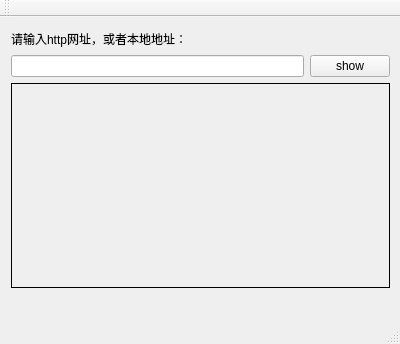
<?xml version="1.0" encoding="UTF-8"?>
<ui version="4.0">
 <class>MainWindow</class>
 <widget class="QMainWindow" name="MainWindow">
  <property name="geometry">
   <rect>
    <x>0</x>
    <y>0</y>
    <width>400</width>
    <height>344</height>
   </rect>
  </property>
  <property name="windowTitle">
   <string>MainWindow</string>
  </property>
  <widget class="QWidget" name="centralWidget">
   <widget class="QWidget" name="">
    <property name="geometry">
     <rect>
      <x>0</x>
      <y>1</y>
      <width>401</width>
      <height>281</height>
     </rect>
    </property>
    <layout class="QGridLayout" name="gridLayout">
     <item row="0" column="0" colspan="2">
      <widget class="QLabel" name="label_2">
       <property name="maximumSize">
        <size>
         <width>16777215</width>
         <height>20</height>
        </size>
       </property>
       <property name="text">
        <string>请输入http网址，或者本地地址：</string>
       </property>
      </widget>
     </item>
     <item row="1" column="0">
      <widget class="QLineEdit" name="lineEdit"/>
     </item>
     <item row="1" column="1">
      <widget class="QPushButton" name="pushButton">
       <property name="text">
        <string>show</string>
       </property>
      </widget>
     </item>
     <item row="2" column="0" colspan="2">
      <widget class="QLabel" name="label">
       <property name="frameShape">
        <enum>QFrame::Box</enum>
       </property>
       <property name="text">
        <string/>
       </property>
      </widget>
     </item>
    </layout>
   </widget>
  </widget>
  <widget class="QMenuBar" name="menuBar">
   <property name="geometry">
    <rect>
     <x>0</x>
     <y>0</y>
     <width>400</width>
     <height>25</height>
    </rect>
   </property>
  </widget>
  <widget class="QToolBar" name="mainToolBar">
   <attribute name="toolBarArea">
    <enum>TopToolBarArea</enum>
   </attribute>
   <attribute name="toolBarBreak">
    <bool>false</bool>
   </attribute>
  </widget>
  <widget class="QStatusBar" name="statusBar"/>
 </widget>
 <layoutdefault spacing="6" margin="11"/>
 <resources/>
 <connections/>
</ui>
